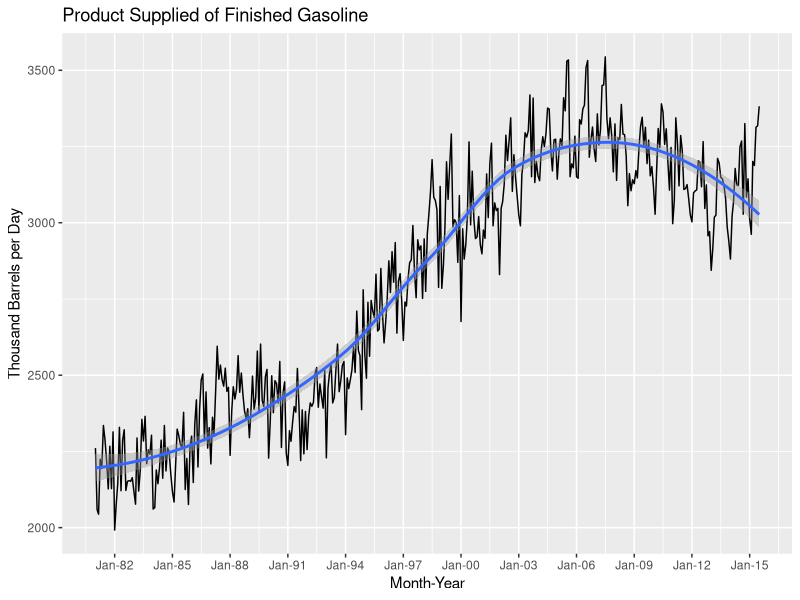
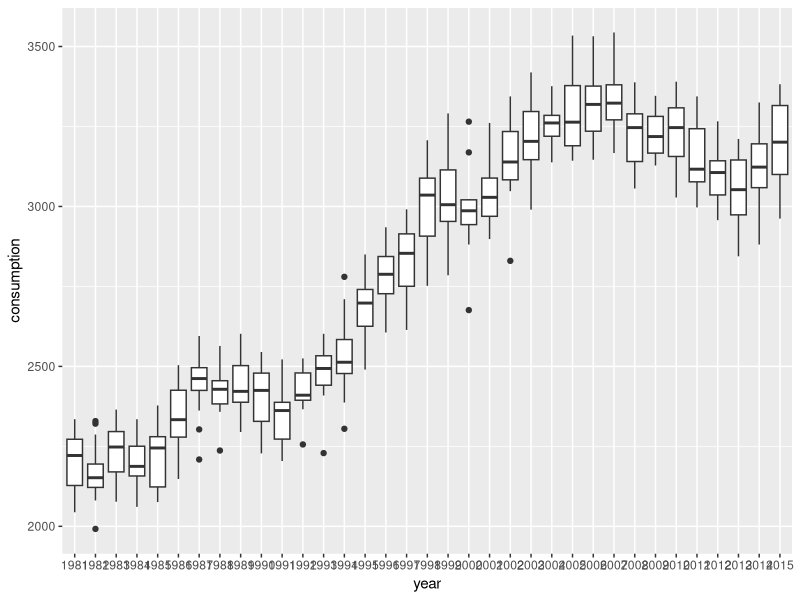
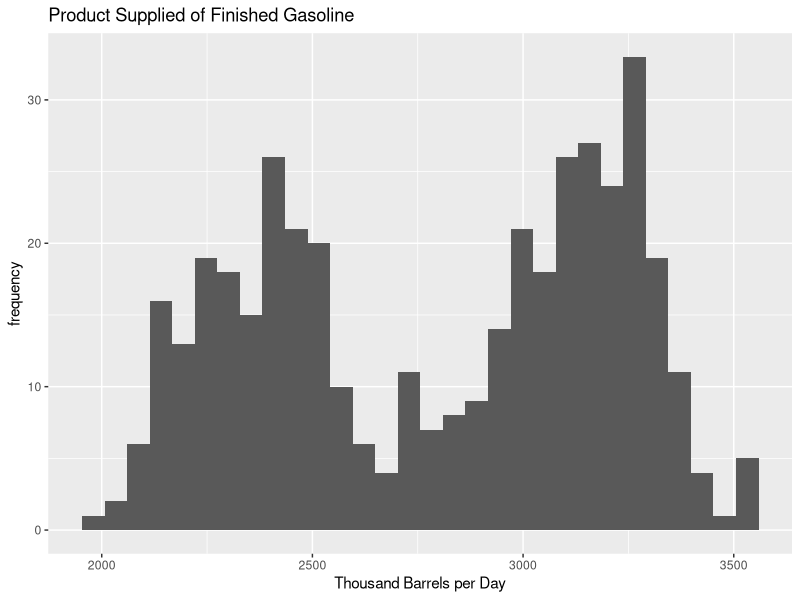
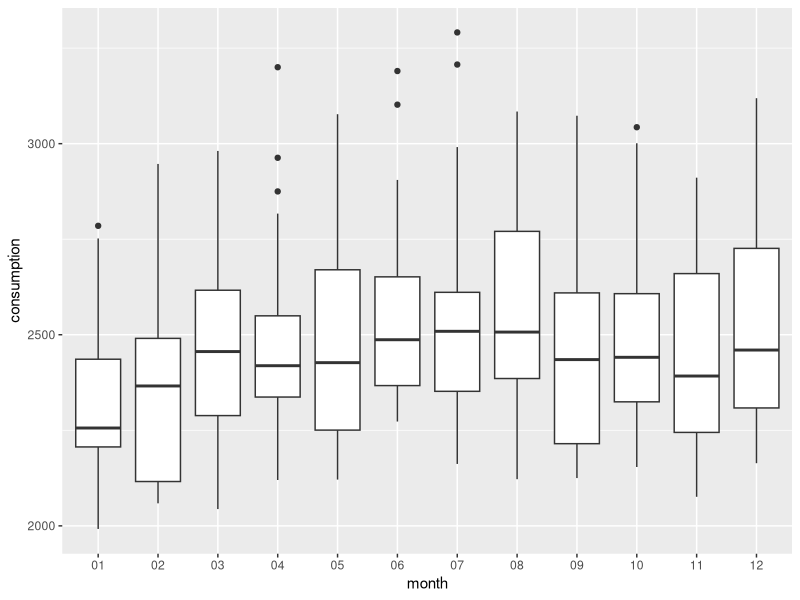
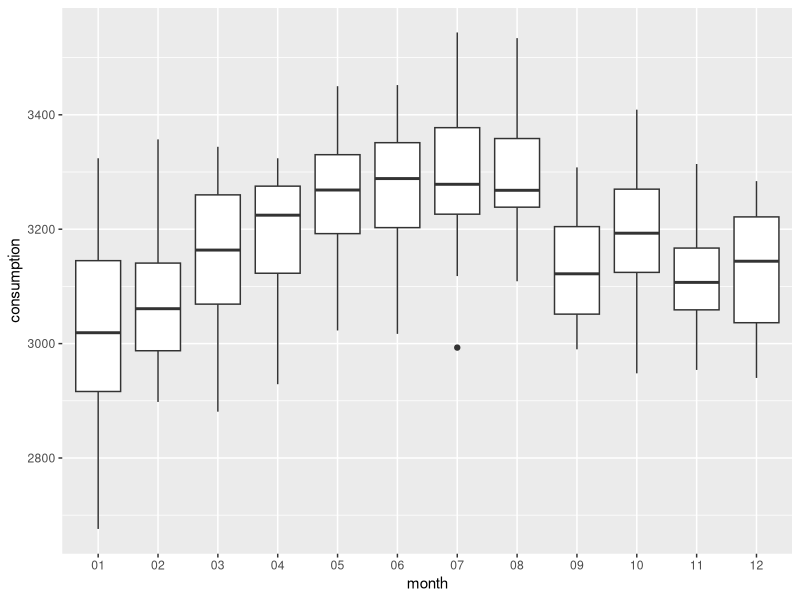

These figures' R source, in order: (Note: this script raises an error after producing the figures.)
detach_package <- function(pkg, character.only = FALSE)
{
  if(!character.only)
  {
    pkg <- deparse(substitute(pkg))
  }
  search_item <- paste("package", pkg, sep = ":")
  while(search_item %in% search())
  {
    detach(search_item, unload = TRUE, character.only = TRUE)
  }
}

# load dependencies
handle_package <- function(x) {
  a <- require(x, character.only = TRUE)
  if(!a) {
    install.packages(x)
    require(x, character.only = TRUE)
  }
}

pkg <- c("ggplot2","dplyr","R.utils","fdrtool","caret","randomForest","pROC", 
         "readr", "stringr", "corrgram", "corrplot", "aod", "rvest", "ggfortify",
         "zoo", "reshape2", "jsonlite", "devtools", "scales", "forecast", 
         "wesanderson", "RColorBrewer")

lapply(pkg, handle_package)

#detach_package("gridExtra", TRUE)


# load time series data - problems(time_series)
time_series <- read_csv("./padd1_time_series.csv", skip = 5, col_names = FALSE)
names(time_series) <- c("month_year", "consumption")

# Minor data prep - dplyr friendly object; turning id into an integer to sort
time_series_df <- tbl_df(time_series)
time_series_df$id <- as.integer(row.names(time_series_df))
time_series_df <- arrange(time_series_df, desc(id))

# Convert month_year to Date type - facilitate graphing with ggplot
time_series_df$month_year_conv <- as.Date(str_replace(time_series_df$month_year, " ", "01"), "%b%d%Y")

# Extract month, month_name and year from month_year_conv
time_series_df$month <- factor(format(time_series_df$month_year_conv, "%m"), ordered = TRUE)
time_series_df$year <- factor(format(time_series_df$month_year_conv, "%Y"), ordered = TRUE)



###par(mfrow = c(2,2)) 
###lapply(dev.list(), dev.off)


# Create time series object
# Create Time Series Object
fuel_consumption_ts <- ts(time_series_df$consumption, start = c(1981,1), end = c(2015, 7), freq = 12)

# Time Series Plot
p <- ggplot(time_series_df, aes(x = month_year_conv , y = consumption))

p + geom_line() +
    ggtitle("Product Supplied of Finished Gasoline") +
    xlab("Month-Year") + 
    ylab("Thousand Barrels per Day") +
    scale_x_date(labels = date_format("%b-%y"), breaks = "3 years") +
    geom_smooth()

# Does the variation increase as the level increases - By Year
bp <- ggplot(time_series_df, aes(x = year , y = consumption))

bp + geom_boxplot()

# Bimodal Histogram
bm <- ggplot(time_series_df, aes(x = consumption))
bm + geom_histogram() +
  ggtitle("Product Supplied of Finished Gasoline") +  
  ylab("frequency") +
  xlab("Thousand Barrels per Day")




time_series_df_1 <- time_series_df %>%
                      filter(year < 2000)

# By Month - Bi Modal
bp <- ggplot(time_series_df_1, aes(x = month , y = consumption))

bp + geom_boxplot()

time_series_df_2 <- time_series_df %>%
                      filter(year >= 2000)

# By Month - Bi Modal
bp <- ggplot(time_series_df_2, aes(x = month , y = consumption))

bp + geom_boxplot()



# Data Partitioning
nValid <- 12
prediction_multiplier <- 2
prediction_periods <- nValid * prediction_multiplier

nTrain <- length(fuel_consumption_ts) - nValid
train.ts <- window(fuel_consumption_ts, start = c(1981, 1), end = c(1981, nTrain))
valid.ts <- window(fuel_consumption_ts, start = c(1981, nTrain + 1), end = c(1981, nTrain + nValid))


# Models

par(mfrow = c(2, 1))

# Simple Exponential Smoothing
#ses <- ses(train.ts)
#ses_pred <- forecast(ses, h = prediction_periods,  level = c(80,95))

#plot(ses_pred, ylim = c(1800, 3500),  ylab = "Barrels (Thousands)", 
#     xlab = "Time", bty = "l", xaxt = "n",
#     xlim = c(1981,2015.75), main = "", flty = 2)

#axis(1, at = seq(1981, 2015, 1), labels = format(seq(1981, 2015, 1)))
#lines(ses_pred$fitted, lwd = 2, col = "blue")
#lines(valid.ts)

#tsdisplay(ses_pred$residuals)


# Holt's Linear with trend - No Alpha & Beta
holt_m <- holt(train.ts)
h_pred <- forecast(holt_m, h = prediction_periods, level = c(80,95))

plot(h_pred, ylim = c(1800, 3500),  ylab = "Barrels (Thousands)", xlab = "Time", bty = "l", xaxt = "n",
     xlim = c(1981,2015.75), main = "", flty = 2)
axis(1, at = seq(1981, 2015, 1), labels = format(seq(1981, 2015, 1)))
lines(h_pred$fitted, lwd = 2, col = "blue")
lines(valid.ts)


tsdisplay(h_pred$residuals)


# Holt's Linear Trend with alpha and no model restrictions
hw <- ets((train.ts), model = "AAA", alpha = 0.8, restrict = FALSE)
hw_pred <- forecast(hw, h = prediction_periods, level = c(80,95))

par(mfrow = c(2,1))

tsdisplay(diff(train.ts, lag = 12, differences = 2))

differenced_ts <- (diff(train.ts, lag = 12, differences = 2))

tsdisplay(hw_pred$residuals)

# Holt's Linear Trend with alpha and no model restrictions
hw <- ets(differenced_ts, model = "MAA", alpha = 0.8, restrict = FALSE)
hw_pred <- forecast(hw, h = 12, level = c(80,95))

plot(hw_pred, ylim = c(1800, 3500),  ylab = "Barrels (Thousands)", xlab = "Time", bty = "l", xaxt = "n",
     xlim = c(1981,2015.75), main = "", flty = 2)
axis(1, at = seq(1981, 2015, 1), labels = format(seq(1981, 2015, 1)))
lines(hw_pred$fitted, lwd = 2, col = "blue")
lines(valid.ts)

plot(hw_pred$residuals, type = "l")
tsdisplay(hw_pred$residuals)

# Exponential Smoothing Automated
es_opt <- ets(train.ts)
es_opt_pred <- forecast(es_opt, h = 12, level = c(80,95))

plot(es_opt_pred, ylim = c(1800, 3500),  ylab = "Barrels (Thousands)", xlab = "Time", bty = "l", xaxt = "n",
     xlim = c(1981,2015.75), main = "", flty = 2)
axis(1, at = seq(1981, 2015, 1), labels = format(seq(1981, 2015, 1)))
lines(es_opt_pred$fitted, lwd = 2, col = "blue")
lines(valid.ts)


# Accuracy
accuracy(ses_pred$mean, valid.ts)
accuracy(h_pred$mean, valid.ts)
accuracy(hw_pred$mean, valid.ts)
accuracy(es_opt_pred$mean, valid.ts)



# prepare residuals
ses_residuals <- fortify(ses_pred$residuals)
ses_residuals$model <- "ses"
names(ses_residuals) <- c("time","residual", "model")

h_residuals <- fortify(h_pred$residuals)
h_residuals$model <- "holt's"
names(h_residuals) <- c("time","residual","model")

hw_residuals <- fortify(hw_pred$residuals)
hw_residuals$model <- "ets manual"
names(hw_residuals) <- c("time","residual","model")

es_opt_residuals <- fortify(es_opt_pred$residuals)
es_opt_residuals$model <- "ets optimized"
names(es_opt_residuals) <- c("time","residual","model")

# Create list of all residuals to plot
residuals <- list(ses_residuals, h_residuals, hw_residuals, es_opt_residuals,
                  gas.forecastSARIMA_residuals, gas.forecastARIMA_residuals, 
                  gas.naive.forecast_residuals, gas.snaive.forecast_residuals)

residuals <- bind_rows( residuals )


lapply(dev.list(),dev.off)

# Plot Residuals

# Holt's Winter
#p <- ggplot(hw_residuals, aes(x = time, y = residual))
#p + geom_line(aes(colour = residual ), size = 1)



# ses and es optimization - https://github.com/karthik/wesanderson
pal <- wes_palette(8, name = "Royal1", type = "continuous")
wes_palette("Royal1", 8)

p <- ggplot(residuals, aes(x = model, y = residual, fill = model))
p +  geom_boxplot() + scale_fill_manual(values = pal) +#wes_palette("Royal1", 8)) +
  xlab("") +
  ylab("residual (thousand barrels)") + 
  ggtitle("Model Comparison by Forecast Residuals")
  
  #wes_palette()
  
  
  #scale_colour_brewer(palette = "Set1")aes(colour = residual)) + 
  #geom_line(data = es_opt_residuals, aes(x = time, y = residual), colour = "blue") +
  #scale_fill_brewer()
  #scale_colour_gradient(limits=c(-300, 300), low="red", high="gray", space="Lab")

#wes_palette("Moonrise1")
#boxplot(ses_residuals, col = brewer.pal(8, "Set3"))

#p <- ggplot(ses_residuals, aes(x = time, y = residual))
#p +  geom_line(aes(colour = residual)) + 
#     geom_line(data = es_opt_residuals, aes(x = time, y = residual), colour = "#CC0033") +
#     geom_line(data = h_residuals, aes(x = time, y = residual), colour = "gray")


#RColorBrewer::display.brewer.all()
